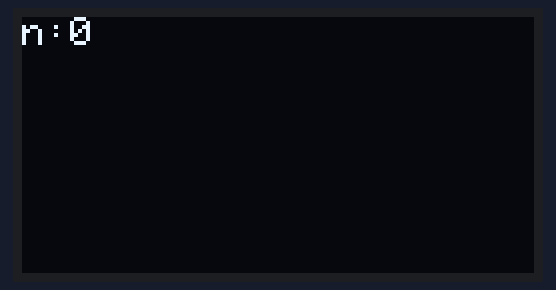
The sketch below on a simulated Arduino Uno, built with avr-gcc and run on an emulated ATmega328P. Parts: 128×64 one-colour display.

Above: at 0.1 s.
At 22.4 s:
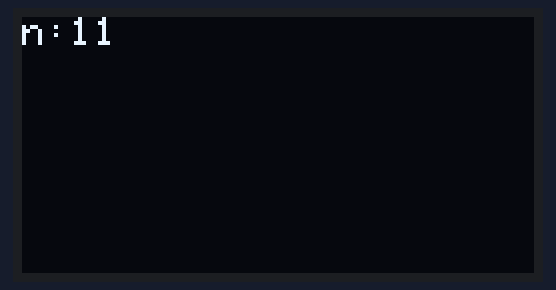
At 28.5 s:
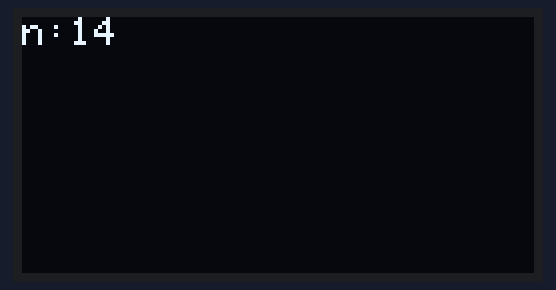
At 34.6 s:
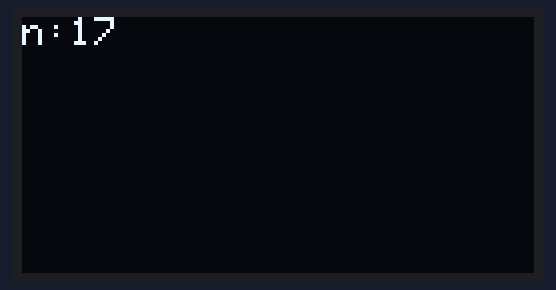
At 36.6 s:
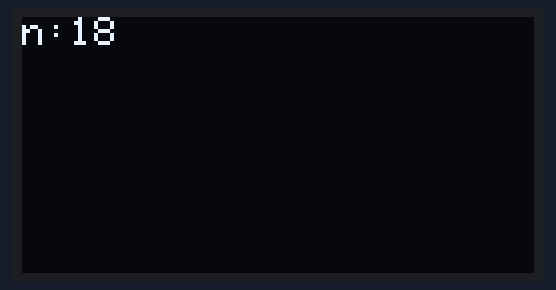

The sketch:

DisplayOLED64x48.ino
```cpp
/*
 * Chuong trinh hien thi text len OLED 64x48 - I2C adress = 0x3C
 * Thu vien can cai dat:
 * 1. https://github.com/mcauser/Adafruit_SSD1306/tree/esp8266-64x48
 * 2. https://github.com/adafruit/Adafruit-GFX-Library
 */
#include <SPI.h>
#include <Wire.h>
#include <Adafruit_GFX.h>
#include <Adafruit_SSD1306.h>

#define OLED_RESET 0
Adafruit_SSD1306 display(OLED_RESET);

#define SSD1306_LCDHEIGHT 48
#if (SSD1306_LCDHEIGHT != 48)
#error("Height incorrect, please fix Adafruit_SSD1306.h!");
#endif

void setup(){
  // Khoi tao voi dia chi I2C 0x3C (loai OLED 64x48)
  display.begin(SSD1306_SWITCHCAPVCC, 0x3C);
  display.clearDisplay(); // Xoa bo nho
}

void loop(){
  //Cho hien thi chu va so len OLED
  for (int i = 0; i<20; i++){
    display.setTextSize(1);     // Kich thuoc cua text duoc hien thi
    display.setTextColor(WHITE);// Mau sach cua text
    display.setCursor(0,0);  // Vi tri cua con tro:(x,y)=(column,row)
    display.print("n:");     // Dua text muon hien thi vao bo nho OLED
    display.println(i);      // Text co the la dang chuoi hoac so
    display.display();       // Hien thi text da dua vao bo nho OLED
    delay(2000);
    display.clearDisplay();  // Xoa bo nho
  }
}
```

Measured:
- what the display in image 1 shows lasts 2.1 s, from 22.3 s to 24.4 s
